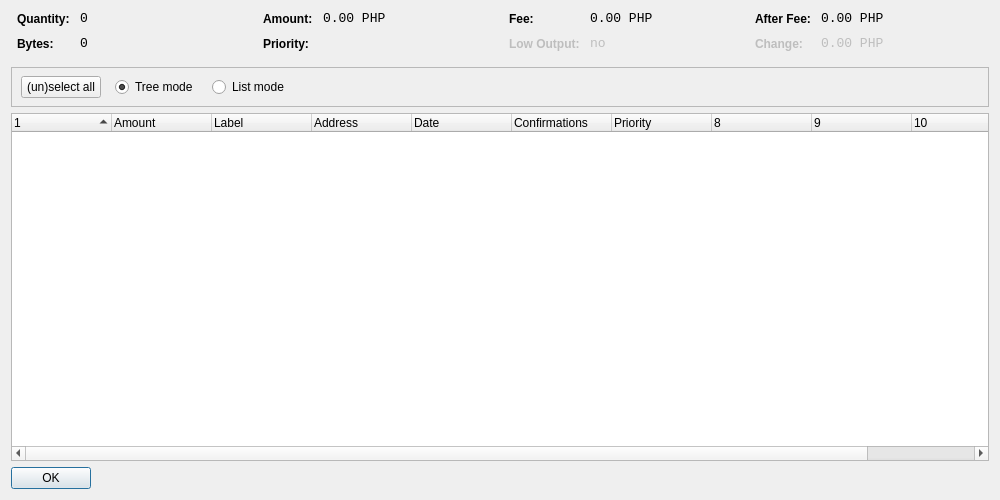
<?xml version="1.0" encoding="UTF-8"?>
<ui version="4.0">
 <class>CoinControlDialog</class>
 <widget class="QDialog" name="CoinControlDialog">
  <property name="geometry">
   <rect>
    <x>0</x>
    <y>0</y>
    <width>1000</width>
    <height>500</height>
   </rect>
  </property>
  <property name="windowTitle">
   <string>Coin Control</string>
  </property>
  <layout class="QVBoxLayout" name="verticalLayout">
   <item>
    <layout class="QHBoxLayout" name="horizontalLayoutTop" stretch="0,0,0,0">
     <property name="topMargin">
      <number>0</number>
     </property>
     <property name="bottomMargin">
      <number>10</number>
     </property>
     <item>
      <layout class="QFormLayout" name="formLayoutCoinControl1">
       <property name="horizontalSpacing">
        <number>10</number>
       </property>
       <property name="verticalSpacing">
        <number>10</number>
       </property>
       <property name="leftMargin">
        <number>6</number>
       </property>
       <property name="rightMargin">
        <number>6</number>
       </property>
       <item row="0" column="0">
        <widget class="QLabel" name="labelCoinControlQuantityText">
         <property name="styleSheet">
          <string notr="true">font-weight:bold;</string>
         </property>
         <property name="text">
          <string>Quantity:</string>
         </property>
        </widget>
       </item>
       <item row="0" column="1">
        <widget class="QLabel" name="labelCoinControlQuantity">
         <property name="font">
          <font>
           <family>Monospace</family>
           <pointsize>10</pointsize>
          </font>
         </property>
         <property name="cursor">
          <cursorShape>IBeamCursor</cursorShape>
         </property>
         <property name="contextMenuPolicy">
          <enum>Qt::ActionsContextMenu</enum>
         </property>
         <property name="text">
          <string notr="true">0</string>
         </property>
         <property name="textInteractionFlags">
          <set>Qt::LinksAccessibleByMouse|Qt::TextSelectableByKeyboard|Qt::TextSelectableByMouse</set>
         </property>
        </widget>
       </item>
       <item row="1" column="0">
        <widget class="QLabel" name="labelCoinControlBytesText">
         <property name="styleSheet">
          <string notr="true">font-weight:bold;</string>
         </property>
         <property name="text">
          <string>Bytes:</string>
         </property>
        </widget>
       </item>
       <item row="1" column="1">
        <widget class="QLabel" name="labelCoinControlBytes">
         <property name="font">
          <font>
           <family>Monospace</family>
           <pointsize>10</pointsize>
          </font>
         </property>
         <property name="cursor">
          <cursorShape>IBeamCursor</cursorShape>
         </property>
         <property name="contextMenuPolicy">
          <enum>Qt::ActionsContextMenu</enum>
         </property>
         <property name="text">
          <string notr="true">0</string>
         </property>
         <property name="textInteractionFlags">
          <set>Qt::LinksAccessibleByMouse|Qt::TextSelectableByKeyboard|Qt::TextSelectableByMouse</set>
         </property>
        </widget>
       </item>
      </layout>
     </item>
     <item>
      <layout class="QFormLayout" name="formLayoutCoinControl2">
       <property name="horizontalSpacing">
        <number>10</number>
       </property>
       <property name="verticalSpacing">
        <number>10</number>
       </property>
       <property name="leftMargin">
        <number>6</number>
       </property>
       <property name="rightMargin">
        <number>6</number>
       </property>
       <item row="0" column="0">
        <widget class="QLabel" name="labelCoinControlAmountText">
         <property name="styleSheet">
          <string notr="true">font-weight:bold;</string>
         </property>
         <property name="text">
          <string>Amount:</string>
         </property>
        </widget>
       </item>
       <item row="0" column="1">
        <widget class="QLabel" name="labelCoinControlAmount">
         <property name="font">
          <font>
           <family>Monospace</family>
           <pointsize>10</pointsize>
          </font>
         </property>
         <property name="cursor">
          <cursorShape>IBeamCursor</cursorShape>
         </property>
         <property name="contextMenuPolicy">
          <enum>Qt::ActionsContextMenu</enum>
         </property>
         <property name="text">
          <string notr="true">0.00 PHP</string>
         </property>
         <property name="textInteractionFlags">
          <set>Qt::LinksAccessibleByMouse|Qt::TextSelectableByKeyboard|Qt::TextSelectableByMouse</set>
         </property>
        </widget>
       </item>
       <item row="1" column="0">
        <widget class="QLabel" name="labelCoinControlPriorityText">
         <property name="styleSheet">
          <string notr="true">font-weight:bold;</string>
         </property>
         <property name="text">
          <string>Priority:</string>
         </property>
        </widget>
       </item>
       <item row="1" column="1">
        <widget class="QLabel" name="labelCoinControlPriority">
         <property name="font">
          <font>
           <family>Monospace</family>
           <pointsize>10</pointsize>
          </font>
         </property>
         <property name="cursor">
          <cursorShape>IBeamCursor</cursorShape>
         </property>
         <property name="contextMenuPolicy">
          <enum>Qt::ActionsContextMenu</enum>
         </property>
         <property name="text">
          <string/>
         </property>
         <property name="textInteractionFlags">
          <set>Qt::LinksAccessibleByMouse|Qt::TextSelectableByKeyboard|Qt::TextSelectableByMouse</set>
         </property>
        </widget>
       </item>
      </layout>
     </item>
     <item>
      <layout class="QFormLayout" name="formLayoutCoinControl3">
       <property name="horizontalSpacing">
        <number>10</number>
       </property>
       <property name="verticalSpacing">
        <number>10</number>
       </property>
       <property name="leftMargin">
        <number>6</number>
       </property>
       <property name="rightMargin">
        <number>6</number>
       </property>
       <item row="0" column="0">
        <widget class="QLabel" name="labelCoinControlFeeText">
         <property name="styleSheet">
          <string notr="true">font-weight:bold;</string>
         </property>
         <property name="text">
          <string>Fee:</string>
         </property>
        </widget>
       </item>
       <item row="0" column="1">
        <widget class="QLabel" name="labelCoinControlFee">
         <property name="font">
          <font>
           <family>Monospace</family>
           <pointsize>10</pointsize>
          </font>
         </property>
         <property name="cursor">
          <cursorShape>IBeamCursor</cursorShape>
         </property>
         <property name="contextMenuPolicy">
          <enum>Qt::ActionsContextMenu</enum>
         </property>
         <property name="text">
          <string notr="true">0.00 PHP</string>
         </property>
         <property name="textInteractionFlags">
          <set>Qt::LinksAccessibleByMouse|Qt::TextSelectableByKeyboard|Qt::TextSelectableByMouse</set>
         </property>
        </widget>
       </item>
       <item row="1" column="0">
        <widget class="QLabel" name="labelCoinControlLowOutputText">
         <property name="enabled">
          <bool>false</bool>
         </property>
         <property name="styleSheet">
          <string notr="true">font-weight:bold;</string>
         </property>
         <property name="text">
          <string>Low Output:</string>
         </property>
        </widget>
       </item>
       <item row="1" column="1">
        <widget class="QLabel" name="labelCoinControlLowOutput">
         <property name="enabled">
          <bool>false</bool>
         </property>
         <property name="font">
          <font>
           <family>Monospace</family>
           <pointsize>10</pointsize>
          </font>
         </property>
         <property name="cursor">
          <cursorShape>IBeamCursor</cursorShape>
         </property>
         <property name="contextMenuPolicy">
          <enum>Qt::ActionsContextMenu</enum>
         </property>
         <property name="text">
          <string notr="true">no</string>
         </property>
         <property name="textInteractionFlags">
          <set>Qt::LinksAccessibleByMouse|Qt::TextSelectableByKeyboard|Qt::TextSelectableByMouse</set>
         </property>
        </widget>
       </item>
      </layout>
     </item>
     <item>
      <layout class="QFormLayout" name="formLayoutCoinControl4">
       <property name="horizontalSpacing">
        <number>10</number>
       </property>
       <property name="verticalSpacing">
        <number>10</number>
       </property>
       <property name="leftMargin">
        <number>6</number>
       </property>
       <property name="rightMargin">
        <number>6</number>
       </property>
       <item row="0" column="0">
        <widget class="QLabel" name="labelCoinControlAfterFeeText">
         <property name="styleSheet">
          <string notr="true">font-weight:bold;</string>
         </property>
         <property name="text">
          <string>After Fee:</string>
         </property>
        </widget>
       </item>
       <item row="0" column="1">
        <widget class="QLabel" name="labelCoinControlAfterFee">
         <property name="font">
          <font>
           <family>Monospace</family>
           <pointsize>10</pointsize>
          </font>
         </property>
         <property name="cursor">
          <cursorShape>IBeamCursor</cursorShape>
         </property>
         <property name="contextMenuPolicy">
          <enum>Qt::ActionsContextMenu</enum>
         </property>
         <property name="text">
          <string notr="true">0.00 PHP</string>
         </property>
         <property name="textInteractionFlags">
          <set>Qt::LinksAccessibleByMouse|Qt::TextSelectableByKeyboard|Qt::TextSelectableByMouse</set>
         </property>
        </widget>
       </item>
       <item row="1" column="0">
        <widget class="QLabel" name="labelCoinControlChangeText">
         <property name="enabled">
          <bool>false</bool>
         </property>
         <property name="styleSheet">
          <string notr="true">font-weight:bold;</string>
         </property>
         <property name="text">
          <string>Change:</string>
         </property>
        </widget>
       </item>
       <item row="1" column="1">
        <widget class="QLabel" name="labelCoinControlChange">
         <property name="enabled">
          <bool>false</bool>
         </property>
         <property name="font">
          <font>
           <family>Monospace</family>
           <pointsize>10</pointsize>
          </font>
         </property>
         <property name="cursor">
          <cursorShape>IBeamCursor</cursorShape>
         </property>
         <property name="contextMenuPolicy">
          <enum>Qt::ActionsContextMenu</enum>
         </property>
         <property name="text">
          <string notr="true">0.00 PHP</string>
         </property>
         <property name="textInteractionFlags">
          <set>Qt::LinksAccessibleByMouse|Qt::TextSelectableByKeyboard|Qt::TextSelectableByMouse</set>
         </property>
        </widget>
       </item>
      </layout>
     </item>
    </layout>
   </item>
   <item>
    <widget class="QFrame" name="frame">
     <property name="minimumSize">
      <size>
       <width>0</width>
       <height>40</height>
      </size>
     </property>
     <property name="frameShape">
      <enum>QFrame::StyledPanel</enum>
     </property>
     <property name="frameShadow">
      <enum>QFrame::Sunken</enum>
     </property>
     <widget class="QWidget" name="horizontalLayoutWidget">
      <property name="geometry">
       <rect>
        <x>10</x>
        <y>0</y>
        <width>781</width>
        <height>41</height>
       </rect>
      </property>
      <layout class="QHBoxLayout" name="horizontalLayoutPanel" stretch="0,0,0,0,0">
       <property name="spacing">
        <number>14</number>
       </property>
       <item>
        <widget class="QPushButton" name="pushButtonSelectAll">
         <property name="sizePolicy">
          <sizepolicy hsizetype="Maximum" vsizetype="Fixed">
           <horstretch>0</horstretch>
           <verstretch>0</verstretch>
          </sizepolicy>
         </property>
         <property name="text">
          <string>(un)select all</string>
         </property>
        </widget>
       </item>
       <item>
        <widget class="QRadioButton" name="radioTreeMode">
         <property name="sizePolicy">
          <sizepolicy hsizetype="Maximum" vsizetype="Fixed">
           <horstretch>0</horstretch>
           <verstretch>0</verstretch>
          </sizepolicy>
         </property>
         <property name="text">
          <string>Tree mode</string>
         </property>
         <property name="checked">
          <bool>true</bool>
         </property>
        </widget>
       </item>
       <item>
        <widget class="QRadioButton" name="radioListMode">
         <property name="sizePolicy">
          <sizepolicy hsizetype="Maximum" vsizetype="Fixed">
           <horstretch>0</horstretch>
           <verstretch>0</verstretch>
          </sizepolicy>
         </property>
         <property name="text">
          <string>List mode</string>
         </property>
        </widget>
       </item>
       <item>
        <spacer name="horizontalSpacer">
         <property name="orientation">
          <enum>Qt::Horizontal</enum>
         </property>
         <property name="sizeHint" stdset="0">
          <size>
           <width>40</width>
           <height>20</height>
          </size>
         </property>
        </spacer>
       </item>
      </layout>
     </widget>
    </widget>
   </item>
   <item>
    <widget class="CoinControlTreeWidget" name="treeWidget">
     <property name="contextMenuPolicy">
      <enum>Qt::CustomContextMenu</enum>
     </property>
     <property name="sortingEnabled">
      <bool>false</bool>
     </property>
     <property name="columnCount">
      <number>11</number>
     </property>
     <attribute name="headerShowSortIndicator" stdset="0">
      <bool>true</bool>
     </attribute>
     <attribute name="headerStretchLastSection">
      <bool>false</bool>
     </attribute>
     <column>
      <property name="text">
       <string/>
      </property>
     </column>
     <column>
      <property name="text">
       <string>Amount</string>
      </property>
     </column>
     <column>
      <property name="text">
       <string>Label</string>
      </property>
     </column>
     <column>
      <property name="text">
       <string>Address</string>
      </property>
     </column>
     <column>
      <property name="text">
       <string>Date</string>
      </property>
     </column>
     <column>
      <property name="text">
       <string>Confirmations</string>
      </property>
      <property name="toolTip">
       <string>Confirmed</string>
      </property>
     </column>
     <column>
      <property name="text">
       <string>Priority</string>
      </property>
     </column>
     <column>
      <property name="text">
       <string/>
      </property>
     </column>
     <column>
      <property name="text">
       <string/>
      </property>
     </column>
     <column>
      <property name="text">
       <string/>
      </property>
     </column>
     <column>
      <property name="text">
       <string/>
      </property>
     </column>
    </widget>
   </item>
   <item>
    <widget class="QDialogButtonBox" name="buttonBox">
     <property name="sizePolicy">
      <sizepolicy hsizetype="Maximum" vsizetype="Fixed">
       <horstretch>0</horstretch>
       <verstretch>0</verstretch>
      </sizepolicy>
     </property>
     <property name="orientation">
      <enum>Qt::Horizontal</enum>
     </property>
     <property name="standardButtons">
      <set>QDialogButtonBox::Ok</set>
     </property>
    </widget>
   </item>
  </layout>
 </widget>
 <customwidgets>
  <customwidget>
   <class>CoinControlTreeWidget</class>
   <extends>QTreeWidget</extends>
   <header>coincontroltreewidget.h</header>
  </customwidget>
 </customwidgets>
 <resources/>
 <connections/>
</ui>
